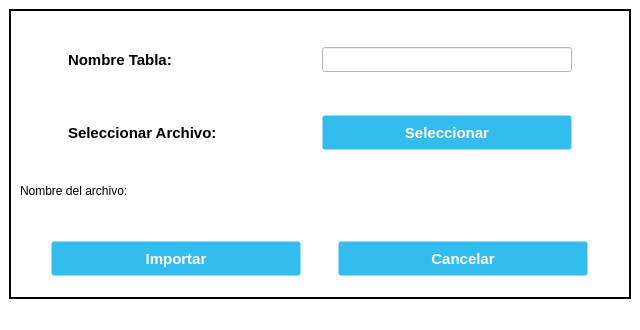
<?xml version="1.0" encoding="UTF-8"?>
<ui version="4.0">
 <class>ImportTableNew_Window</class>
 <widget class="QMainWindow" name="ImportTableNew_Window">
  <property name="geometry">
   <rect>
    <x>0</x>
    <y>0</y>
    <width>640</width>
    <height>330</height>
   </rect>
  </property>
  <property name="minimumSize">
   <size>
    <width>640</width>
    <height>330</height>
   </size>
  </property>
  <property name="maximumSize">
   <size>
    <width>640</width>
    <height>330</height>
   </size>
  </property>
  <property name="windowTitle">
   <string>Importar Tabla Nueva</string>
  </property>
  <property name="windowIcon">
   <iconset>
    <normaloff>//nas01/DATOS/Comunes/EIPSA-ERP/Recursos/Iconos/icon.ico</normaloff>//nas01/DATOS/Comunes/EIPSA-ERP/Recursos/Iconos/icon.ico</iconset>
  </property>
  <property name="styleSheet">
   <string notr="true">QWidget {
background-color: rgb(255, 255, 255);
}

.QFrame {
	border: 2px solid black;
}

QPushButton {
background-color: #33bdef;
  border: 1px solid transparent;
  border-radius: 3px;
  box-shadow: rgba(255, 255, 255, .4) 0 1px 0 0 inset;
  box-sizing: border-box;
  color: #fff;
  cursor: pointer;
  display: inline-block;
  font-family: -apple-system,system-ui,&quot;Segoe UI&quot;,&quot;Liberation Sans&quot;,sans-serif;
  font-size: 15px;
  font-weight: 800;
  line-height: 1.15385;
  margin: 0;
  outline: none;
  padding: 8px .8em;
  text-align: center;
  text-decoration: none;
  text-shadow: 0px 1px 0px #263666;
  user-select: none;
  -webkit-user-select: none;
  touch-action: manipulation;
  vertical-align: baseline;
  white-space: nowrap;
}

QPushButton:hover {
	background-color: #019ad2;
	border-color: rgb(0, 0, 0);
}

QPushButton:pressed {
	background-color: rgb(1, 140, 190);
	border-color: rgb(255, 255, 255);
}</string>
  </property>
  <widget class="QWidget" name="centralwidget">
   <layout class="QGridLayout" name="gridLayout">
    <item row="0" column="0">
     <widget class="QFrame" name="frame">
      <property name="frameShape">
       <enum>QFrame::StyledPanel</enum>
      </property>
      <property name="frameShadow">
       <enum>QFrame::Raised</enum>
      </property>
      <layout class="QVBoxLayout" name="verticalLayout">
       <item>
        <layout class="QHBoxLayout" name="hLayout1">
         <item>
          <widget class="QLabel" name="label_TableName">
           <property name="minimumSize">
            <size>
             <width>200</width>
             <height>55</height>
            </size>
           </property>
           <property name="maximumSize">
            <size>
             <width>200</width>
             <height>55</height>
            </size>
           </property>
           <property name="font">
            <font>
             <pointsize>11</pointsize>
             <bold>true</bold>
            </font>
           </property>
           <property name="text">
            <string>Nombre Tabla:</string>
           </property>
           <property name="alignment">
            <set>Qt::AlignLeading|Qt::AlignLeft|Qt::AlignVCenter</set>
           </property>
          </widget>
         </item>
         <item>
          <widget class="QLineEdit" name="TableName_ImportTableNew">
           <property name="minimumSize">
            <size>
             <width>250</width>
             <height>25</height>
            </size>
           </property>
           <property name="maximumSize">
            <size>
             <width>250</width>
             <height>25</height>
            </size>
           </property>
           <property name="font">
            <font>
             <pointsize>10</pointsize>
            </font>
           </property>
          </widget>
         </item>
        </layout>
       </item>
       <item>
        <layout class="QHBoxLayout" name="hLayout">
         <item>
          <widget class="QLabel" name="label_SelectFile">
           <property name="minimumSize">
            <size>
             <width>200</width>
             <height>55</height>
            </size>
           </property>
           <property name="maximumSize">
            <size>
             <width>200</width>
             <height>55</height>
            </size>
           </property>
           <property name="font">
            <font>
             <pointsize>11</pointsize>
             <bold>true</bold>
            </font>
           </property>
           <property name="text">
            <string>Seleccionar Archivo:</string>
           </property>
          </widget>
         </item>
         <item>
          <widget class="QPushButton" name="Button_Select">
           <property name="minimumSize">
            <size>
             <width>250</width>
             <height>35</height>
            </size>
           </property>
           <property name="maximumSize">
            <size>
             <width>250</width>
             <height>35</height>
            </size>
           </property>
           <property name="text">
            <string>Seleccionar</string>
           </property>
          </widget>
         </item>
        </layout>
       </item>
       <item>
        <widget class="QLabel" name="label_name_file">
         <property name="minimumSize">
          <size>
           <width>0</width>
           <height>25</height>
          </size>
         </property>
         <property name="maximumSize">
          <size>
           <width>16777215</width>
           <height>25</height>
          </size>
         </property>
         <property name="text">
          <string>Nombre del archivo:</string>
         </property>
        </widget>
       </item>
       <item>
        <spacer name="verticalSpacer">
         <property name="orientation">
          <enum>Qt::Vertical</enum>
         </property>
         <property name="sizeType">
          <enum>QSizePolicy::Fixed</enum>
         </property>
         <property name="sizeHint" stdset="0">
          <size>
           <width>20</width>
           <height>20</height>
          </size>
         </property>
        </spacer>
       </item>
       <item>
        <layout class="QHBoxLayout" name="hLayout2">
         <item>
          <widget class="QPushButton" name="Button_Import">
           <property name="minimumSize">
            <size>
             <width>250</width>
             <height>35</height>
            </size>
           </property>
           <property name="maximumSize">
            <size>
             <width>250</width>
             <height>35</height>
            </size>
           </property>
           <property name="text">
            <string>Importar</string>
           </property>
          </widget>
         </item>
         <item>
          <widget class="QPushButton" name="Button_Cancel">
           <property name="minimumSize">
            <size>
             <width>250</width>
             <height>35</height>
            </size>
           </property>
           <property name="maximumSize">
            <size>
             <width>250</width>
             <height>35</height>
            </size>
           </property>
           <property name="text">
            <string>Cancelar</string>
           </property>
          </widget>
         </item>
        </layout>
       </item>
      </layout>
     </widget>
    </item>
   </layout>
  </widget>
  <widget class="QMenuBar" name="menubar">
   <property name="geometry">
    <rect>
     <x>0</x>
     <y>0</y>
     <width>640</width>
     <height>22</height>
    </rect>
   </property>
  </widget>
  <widget class="QStatusBar" name="statusbar"/>
 </widget>
 <resources/>
 <connections>
  <connection>
   <sender>Button_Cancel</sender>
   <signal>clicked()</signal>
   <receiver>ImportTableNew_Window</receiver>
   <slot>close()</slot>
   <hints>
    <hint type="sourcelabel">
     <x>455</x>
     <y>322</y>
    </hint>
    <hint type="destinationlabel">
     <x>507</x>
     <y>373</y>
    </hint>
   </hints>
  </connection>
 </connections>
</ui>
